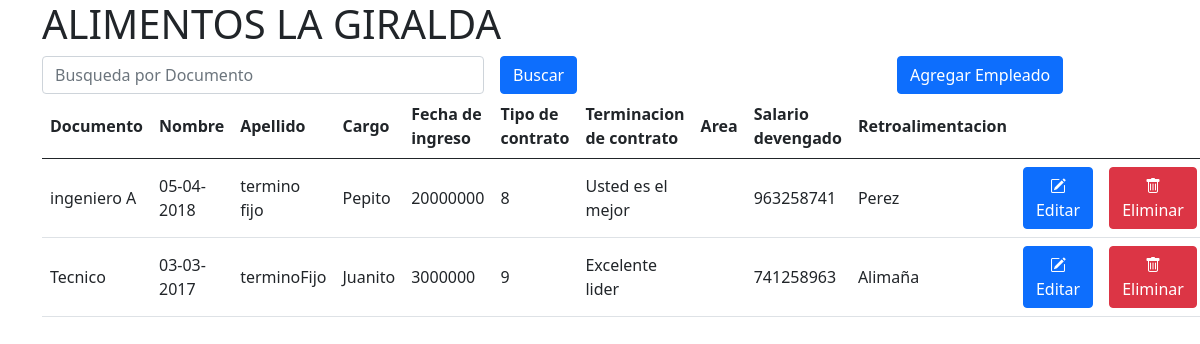
/dashboard, run on the app's committed database.
### tables this page shows
CREATE TABLE empleados (idusuario INTEGER PRIMARY KEY NOT NULL, profesion VARCHAR NOT NULL, "fecha de ingreso" DATE NOT NULL, "tipo de contrato" VARCHAR NOT NULL, "fecha de terminacion de contrato" DATE NOT NULL, cargo VARCHAR NOT NULL, salario INT NOT NULL, retroalimentacion TEXT NOT NULL, puntaje INT NOT NULL, documento VARCHAR NOT NULL, nombre VARCHAR NOT NULL, apellido VARCHAR NOT NULL, edad INT NOT NULL);

### app.py (the view)
@app.route('/dashboard', methods=["GET"])
def dashboard():
    sql = "SELECT * FROM empleados"
    res = ejecutar_sel(sql)
    empleados = obtenerTablaEmpleados(res)
    form = Search()
    return render_template('dashboard.html', data = {"empleados": empleados}, form = form)

### forms.py
class Search(FlaskForm):
    name = TextField('name')
    btn = SubmitField('Buscar')

### app.py (called while the page is built)
def obtenerTablaEmpleados(datos):
    empleados = []
    for row in datos:
        empleado = {
            "documento":    row[1],
            'nombre':       row[2],
            "apellido":     row[3],
            "cargo":        row[10],
            "fecIngreso":   row[6],
            "tipContrato":  row[8],
            "terminacion":  row[7],
            "area":         "",
            "salario":      row[9],
            "retro":        row[11],
            "puntaje":      row[12]
        }
        empleados.append(empleado)
    return empleados

### bdatos.py (called while the page is built)
def ejecutar_sel(sql) -> list:
    try:
        with sqlite3.connect(NOM_BD) as con:  # Conectarse a la base de datos
            cur = con.cursor()                # Crea un área intermedia para gestión de los contenidos
            res = cur.execute(sql).fetchall() # Se obtienen los registros devueltos
    except:
        res = None
    return res

### templates/dashboard.html (shortened to what this page needs)
<!doctype html>
<html lang="es">
<head>
    <link href="https://cdn.jsdelivr.net/npm/bootstrap@5.0.2/dist/css/bootstrap.min.css" rel="stylesheet"
>
    <link rel="stylesheet" href="https://cdn.jsdelivr.net/npm/bootstrap-icons@1.5.0/font/bootstrap-icons.css">
</head>
<body>
    <div class="container">
        <div class="row">
            <div class="col">
                <h1>ALIMENTOS LA GIRALDA </h1>
            </div>
        </div>
        <div class="row">
            <div class="col-6">
                <form name='search' id="search" class="row g-3" action="/dashboard" method="POST">
                    <div class="col-auto">
                        <div>{{form.name(class_="form-control", size=40, maxlength=40, placeholder="Busqueda por Documento" )}}</div>
                    </div>
                    <div class="col-auto">
                        {{form.btn(class_="btn btn-primary")}}
                    </div>
                </form>
            </div>
            <div class="col-3">
            </div>
            <div class="col-3">
                <a type="button" class="btn btn-primary" href="/crear">Agregar Empleado</a>
            </div>
        </div>
        <table class="table align-middle">
            <thead class="align-middle">
                <tr>
                    <th>Documento </th>
                    <th>Nombre </th>
                    <th>Apellido </th>
                    <th>Cargo </th>
                    <th>Fecha de ingreso </th>
                    <th>Tipo de contrato </th>
                    <th>Terminacion de contrato </th>
                    <th>Area </th>
                    <th>Salario devengado </th>
                    <th>Retroalimentacion </th>
                    <th></th>
                    <th></th>
                </tr>
            </thead>
            <tbody>
                {% for empleado in data.empleados %}
                <tr>
                    <td> {{ empleado.documento }}</td>
                    <td> {{ empleado.nombre }} </td>
                    <td> {{ empleado.apellido }} </td>
                    <td> {{ empleado.cargo }} </td>
                    <td> {{ empleado.fecIngreso }} </td>
                    <td> {{ empleado.tipContrato }} </td>
                    <td> {{ empleado.terminacion }} </td>
                    <td> {{ empleado.area }} </td>
                    <td> {{ empleado.salario }} </td>
                    <td> {{ empleado.retro }} </td>
                    <td><button type="button" class="btn btn-primary"><i class="bi bi-pencil-square"></i>Editar</button>
                    </td>
                    <td><button type="button" class="btn btn-danger"><i class="bi bi-trash"></i>Eliminar</button></td>
                </tr>
                {% endfor %}
            </tbody>
        </table>
    </div>
</body>
</html>

### data on the page
empleados: documento "ingeniero A", nombre "05-04-2018", apellido "termino fijo", cargo "Pepito", fecIngreso "20000000", tipContrato "8", terminacion "Usted es el mejor", salario "963258741", retro "Perez"
empleados: documento "Tecnico", nombre "03-03-2017", apellido "terminoFijo", cargo "Juanito", fecIngreso "3000000", tipContrato "9", terminacion "Excelente lider", salario "741258963", retro "Alimaña"
